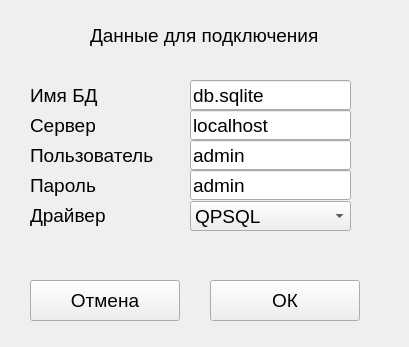
<?xml version="1.0" encoding="UTF-8"?>
<ui version="4.0">
 <class>GetData</class>
 <widget class="QWidget" name="GetData">
  <property name="geometry">
   <rect>
    <x>0</x>
    <y>0</y>
    <width>409</width>
    <height>347</height>
   </rect>
  </property>
  <property name="windowTitle">
   <string>Form</string>
  </property>
  <widget class="QLineEdit" name="t_host">
   <property name="geometry">
    <rect>
     <x>190</x>
     <y>110</y>
     <width>161</width>
     <height>30</height>
    </rect>
   </property>
   <property name="font">
    <font>
     <pointsize>14</pointsize>
    </font>
   </property>
   <property name="text">
    <string>localhost</string>
   </property>
  </widget>
  <widget class="QLineEdit" name="t_user">
   <property name="geometry">
    <rect>
     <x>190</x>
     <y>140</y>
     <width>161</width>
     <height>30</height>
    </rect>
   </property>
   <property name="font">
    <font>
     <pointsize>14</pointsize>
    </font>
   </property>
   <property name="text">
    <string>admin</string>
   </property>
  </widget>
  <widget class="QLineEdit" name="t_password">
   <property name="geometry">
    <rect>
     <x>190</x>
     <y>170</y>
     <width>161</width>
     <height>30</height>
    </rect>
   </property>
   <property name="font">
    <font>
     <pointsize>14</pointsize>
    </font>
   </property>
   <property name="text">
    <string>admin</string>
   </property>
  </widget>
  <widget class="QLabel" name="label">
   <property name="geometry">
    <rect>
     <x>30</x>
     <y>110</y>
     <width>141</width>
     <height>30</height>
    </rect>
   </property>
   <property name="font">
    <font>
     <pointsize>14</pointsize>
    </font>
   </property>
   <property name="text">
    <string>Сервер</string>
   </property>
  </widget>
  <widget class="QLabel" name="label_2">
   <property name="geometry">
    <rect>
     <x>30</x>
     <y>140</y>
     <width>141</width>
     <height>30</height>
    </rect>
   </property>
   <property name="font">
    <font>
     <pointsize>14</pointsize>
    </font>
   </property>
   <property name="text">
    <string>Пользователь</string>
   </property>
  </widget>
  <widget class="QLabel" name="label_3">
   <property name="geometry">
    <rect>
     <x>30</x>
     <y>170</y>
     <width>141</width>
     <height>30</height>
    </rect>
   </property>
   <property name="font">
    <font>
     <pointsize>14</pointsize>
    </font>
   </property>
   <property name="text">
    <string>Пароль</string>
   </property>
  </widget>
  <widget class="QLineEdit" name="t_name_db">
   <property name="geometry">
    <rect>
     <x>190</x>
     <y>80</y>
     <width>161</width>
     <height>30</height>
    </rect>
   </property>
   <property name="font">
    <font>
     <pointsize>14</pointsize>
    </font>
   </property>
   <property name="text">
    <string>db.sqlite</string>
   </property>
  </widget>
  <widget class="QLabel" name="label_4">
   <property name="geometry">
    <rect>
     <x>30</x>
     <y>80</y>
     <width>141</width>
     <height>30</height>
    </rect>
   </property>
   <property name="font">
    <font>
     <pointsize>14</pointsize>
    </font>
   </property>
   <property name="text">
    <string>Имя БД</string>
   </property>
  </widget>
  <widget class="QPushButton" name="b_ok">
   <property name="geometry">
    <rect>
     <x>210</x>
     <y>280</y>
     <width>150</width>
     <height>41</height>
    </rect>
   </property>
   <property name="font">
    <font>
     <pointsize>14</pointsize>
    </font>
   </property>
   <property name="text">
    <string>ОК</string>
   </property>
  </widget>
  <widget class="QPushButton" name="b_cancel">
   <property name="geometry">
    <rect>
     <x>30</x>
     <y>280</y>
     <width>150</width>
     <height>41</height>
    </rect>
   </property>
   <property name="font">
    <font>
     <pointsize>14</pointsize>
    </font>
   </property>
   <property name="text">
    <string>Отмена</string>
   </property>
  </widget>
  <widget class="QLabel" name="label_5">
   <property name="geometry">
    <rect>
     <x>90</x>
     <y>20</y>
     <width>241</width>
     <height>30</height>
    </rect>
   </property>
   <property name="font">
    <font>
     <pointsize>14</pointsize>
    </font>
   </property>
   <property name="text">
    <string>Данные для подключения</string>
   </property>
  </widget>
  <widget class="QComboBox" name="t_driver">
   <property name="geometry">
    <rect>
     <x>190</x>
     <y>201</y>
     <width>161</width>
     <height>30</height>
    </rect>
   </property>
   <property name="font">
    <font>
     <pointsize>14</pointsize>
    </font>
   </property>
   <item>
    <property name="text">
     <string>QPSQL</string>
    </property>
   </item>
   <item>
    <property name="text">
     <string>QSQLITE2</string>
    </property>
   </item>
   <item>
    <property name="text">
     <string>QMYSQL</string>
    </property>
   </item>
  </widget>
  <widget class="QLabel" name="label_6">
   <property name="geometry">
    <rect>
     <x>30</x>
     <y>200</y>
     <width>141</width>
     <height>30</height>
    </rect>
   </property>
   <property name="font">
    <font>
     <pointsize>14</pointsize>
    </font>
   </property>
   <property name="text">
    <string>Драйвер</string>
   </property>
  </widget>
 </widget>
 <resources/>
 <connections/>
</ui>
